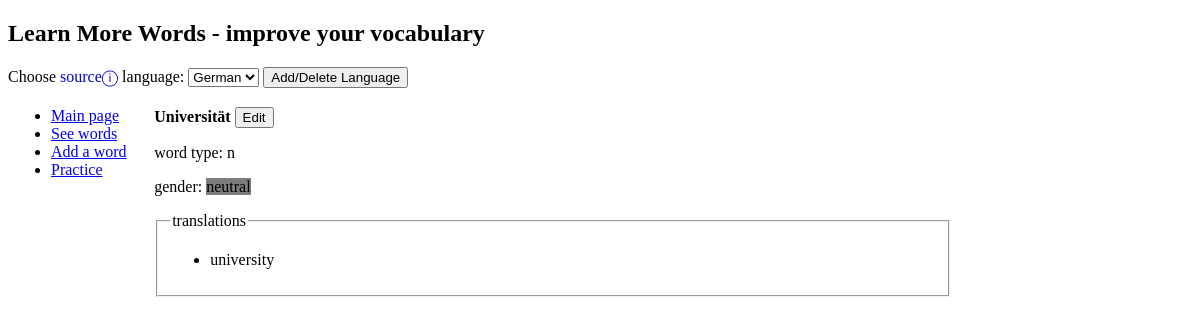
Before: /dictionary/German/words/123 with the older database file.
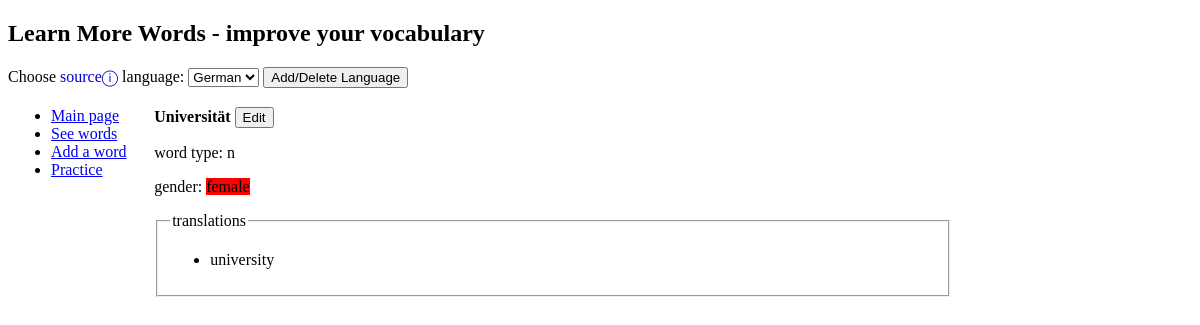
After: the same page with the newer database file.
### dictionary/views/views_dictionary.py (the view, shortened to what this page needs)
# urls.py: path("<str:lang>/words/<int:word_id>", views.word_view, name="word"),  # POST -> fancy update, DELETE, GET
def word_view(request, word_id, lang=''):
    langs, lang = get_lang_menu(lang)
    word = Word.objects.get(pk=word_id)
    if request.method == 'DELETE':
        translations, synonyms = get_translations_and_synonyms(word_id)
        Translation.objects.filter(
            Q(source_word=word_id) | Q(target_word=word_id)
        ).delete()
        delete_file(word.pronunciation)
        for w in translations:
            delete_file(w.pronunciation)
        for w in synonyms:
            delete_file(w.pronunciation)
        word.delete()
        for translation in translations:
            translation.delete()
        for synonym in synonyms:
            synonym.delete()
        return redirect("dictionary:words", lang=lang)
    else:
        translations, synonyms = get_translations_and_synonyms(word_id)
        context = {
            'langs': langs,
            'lang': lang,
            'word': word,
            'synonyms': synonyms,
            'translations': translations
        }
        return render(request, "dictionary/word.html", context)

### dictionary/views/views_dictionary.py (called while the page is built)
def get_translations_and_synonyms(word_id):
    translations = [_.target_word for _ in Translation.objects.filter(source_word=word_id)]
    synonyms = [_.source_word for _ in
                Translation.objects.filter(target_word__in=[tr.id for tr in translations])
                if not _.source_word.id == word_id]
    return translations, synonyms

def get_lang_menu(lang):
    langs = Language.objects.values_list('name', flat=True).order_by('name')
    if not lang:
        if langs:
            lang = langs[0]
        else:
            lang = 'English'
    return langs, lang

### dictionary/templates/dictionary/word.html (shortened to what this page needs)
{% extends "dictionary/base.html" %}
{% block content %}
{% load static %}
<p>
    <b>{{ word.word_text }}</b>
    <button type="button" onclick="window.location=&#39;{% url 'dictionary:edit_word_form' lang=lang word_id=word.id %}&#39;">Edit</button>
</p>
<p>word type: {{ word.word_type }}</p>
<p>
    gender:
        {% if word.gender == 'm' %}
            <span class="male">male</span>
        {% elif word.gender == 'f' %}
            <span class="female">female</span>
        {% elif word.gender == 'n' %}
            <span class="neutral">neutral</span>
        {% else %}
            <span class="none">none</span>
        {% endif %}
</p>
<fieldset id="translations">
    <legend>translations</legend>
        <ul>
            {% for translation in translations %}
                <li>
                    {{ translation.word_text }}
                </li>
            {% endfor %}
        </ul>
</fieldset>
{% endblock %}

Changed rows visible on the page:
changed Word "Universität": gender "n" → "f" (drawn)
Other visible differences:
text no longer shown: "neutral"
text now shown: "female"
